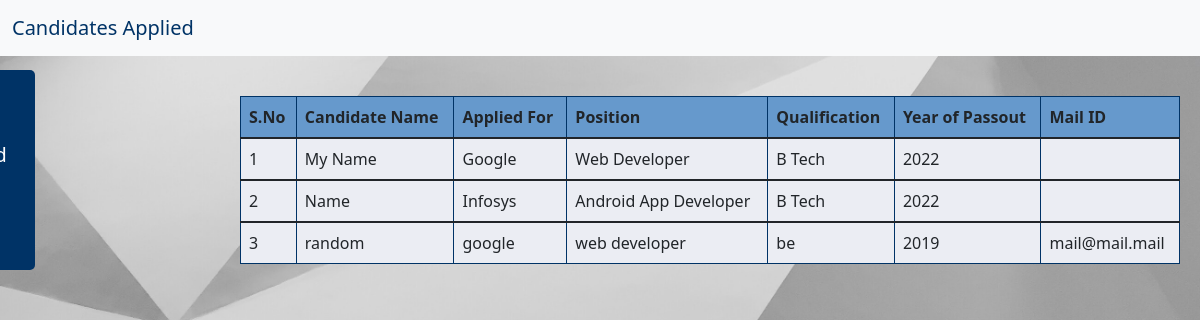
The page /candidate.php on the database its author committed.
### tables this page shows
CREATE TABLE `candidates` (
  `id` int(11) NOT NULL,
  `candname` varchar(255) NOT NULL,
  `compname` varchar(50) NOT NULL,
  `position` varchar(50) NOT NULL,
  `qualification` varchar(50) NOT NULL,
  `year` varchar(50) NOT NULL,
  `mail` varchar(100) NOT NULL
);

### candidate.php (the view, shortened to what this page needs)
<?php include 'config.php';?>
<!DOCTYPE html>
<html lang="en">
<head>
    <link
            href="https://cdn.jsdelivr.net/npm/bootstrap@5.1.3/dist/css/bootstrap.min.css"
            rel="stylesheet"
>
        <link
            rel="stylesheet"
            href="https://cdnjs.cloudflare.com/ajax/libs/font-awesome/6.1.1/css/all.min.css"
/>
</head>
<body>
        <nav class="navbar bg-light">
            <div class="container-fluid">
                <a class="navbar-brand" href="candidate.php" style="color: #003366">Candidates Applied</a>
            </div>
        </nav>
        <div id="mySidenav" class="sidenav">
            <a href="index.php" id="jobs">Home <i class="fa-solid fa-house" width="30" height="24" style="padding-left:118px" class="d-inline-block align-text-top"></i></a>
            <a href="candidate.php" id="blog">Candidates Applied <i class="fa-solid fa-user" width="30" height="24" style="padding-left:4px" class="d-inline-block align-text-top"></i></a>
            <a href="contact.php" id="contact">Contact <i class="fa-solid fa-message" width="30" height="24" style="padding-left:105px" class="d-inline-block align-text-top"></i></a>
        </div>
        <div class="content" style="padding-left: 240px; padding-top: 30px">
            <div style="padding-right: 20px; padding-top: 10px;">
                <table class="table table-hover table-bordered" style="border-color: #036">
                    <thead style="background-color: #69c;">
                        <tr>
                            <th scope="col">S.No</th>
                            <th scope="col">Candidate Name</th>
                            <th scope="col">Applied For</th>
                            <th scope="col">Position</th>
                            <th scope="col">Qualification</th>
                            <th scope="col">Year of Passout</th>
                            <th scope="col">Mail ID</th>
                        </tr>
                    </thead>
                    <tbody style="background-color: #ebedf3;">
                    <?php $sql="SELECT `candname`,`compname`,`position`,`qualification`,`year`, `mail` FROM `candidates`";
                    $result=mysqli_query($conn,$sql);
                    $i=0;
                    if($result->num_rows > 0) {
                        while($row = $result->fetch_assoc()) {
                            echo"
                        <tbody>
                            <tr>
                                <td>".++$i."</td>
                                <td>".$row['candname']."</td>
                                <td>".$row['compname']."</td>
                                <td>".$row['position']."</td>
                                <td>".$row['qualification']."</td>
                                <td>".$row['year']."</td>
                                <td>".$row['mail']."</td>
                                </tr>";
                            }}
                            else{
                                echo"";
                            }?>
                    </tbody>
                </table>
            </div>
        </div>
</body>
</html>

### candidate.php (style rules this page uses)
body { background-image: url("register_bg.jpg"); background-size: cover; }
#mySidenav a { margin-top: 50px; position: absolute; left: -185px; transition: 0.3s; padding: 10px; width: 220px; text-decoration: none; font-size: 20px; color: white; border-radius: 0 5px 5px 0; }
#jobs { top: 20px; background-color: #003366; }
#blog { top: 80px; background-color: #036; }
#contact { top: 140px; background-color: #003366; }
tbody { background-color: #ebedf3; }

### rows shown on the page
candidates: candname "My Name", compname "Google", position "Web Developer", qualification "B Tech", year "2022"
candidates: candname "Name", compname "Infosys", position "Android App Developer", qualification "B Tech", year "2022"
candidates: candname "random", compname "google", position "web developer", qualification "be", year "2019", mail "mail@mail.mail"
